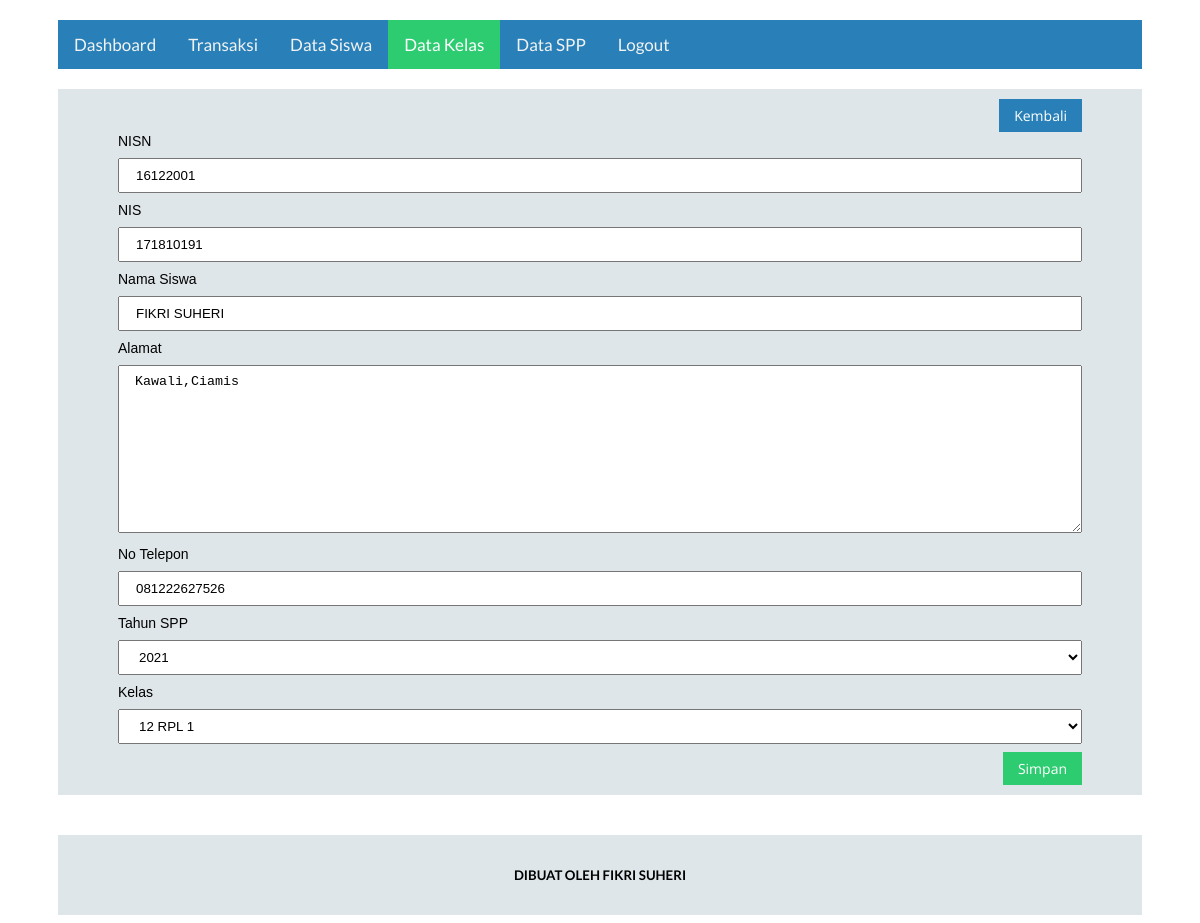
Screenshot of /admin/datasiswaedit.php?id=16122001 (signed in) with the database file from the repository.
### tables this page shows
CREATE TABLE `siswa` (
  `nisn` varchar(10) NOT NULL,
  `nis` varchar(10) NOT NULL,
  `nama` varchar(50) NOT NULL,
  `alamat` text NOT NULL,
  `no_telp` varchar(13) NOT NULL,
  `spp_id` int(11) NOT NULL,
  `kelas_id` int(11) NOT NULL
);

CREATE TABLE `spp` (
  `id_spp` int(11) NOT NULL,
  `tahun` varchar(4) NOT NULL,
  `nominal` int(11) NOT NULL
);

CREATE TABLE `kelas` (
  `id_kelas` int(11) NOT NULL,
  `nama_kelas` varchar(10) NOT NULL,
  `kompetensi_keahlian` varchar(100) NOT NULL
);

### admin/functions.php (called while the page is built, shortened)
<?php
function ambildata($conn,$query){
    $data = mysqli_query($conn,$query);
    while($row = mysqli_fetch_assoc($data)){
        $hasil[] = $row;
    }
    return $hasil;
}
function ambilsatubaris($conn,$query){
    $db = mysqli_query($conn,$query);
    return mysqli_fetch_assoc($db);
}
?>

### admin/datasiswaedit.php (the view, shortened to what this page needs)
<?php
require 'functions.php';
$dataspp = ambildata($conn,'SELECT * FROM spp');
$datakelas = ambildata($conn,'SELECT * FROM kelas');
if ($_GET['id']) {
    $query = 'SELECT * FROM siswa where nisn = ' . $_GET['id'];
    $data = ambilsatubaris($conn, $query);
}
?>
<!DOCTYPE html>
<html lang="en">
<head>
    <link rel="stylesheet" href="../assets/admin/style.css">
    <link rel="stylesheet" href="../assets/fikcss/fikcss.css">
</head>
<body>
    <?php require 'header.php' ?>
    <div class="container mt-1">
        <div class="bg-grey p-1">
            <div style="overflow: hidden" class="pr-5">
                <a href="javascript:void(0)" onclick="window.history.back()" class="button open-sans bg-blue" style="float:right">Kembali</a>
            </div>
            <div class="pl-5 pr-5 ov-hidden">
                <form action="" method="POST">
                    <label for="nisn">NISN</label>
                    <input type="text" name="nisn" id="nisn" value="<?= $data['nisn']?>" class="form-style" required>
                    <label for="nis">NIS</label>
                    <input type="text" name="nis" id="nis" value="<?= $data['nis']?>" class="form-style" required>
                    <label for="nama_kelas">Nama Siswa</label>
                    <input type="text" name="nama" id="nama" value="<?= $data['nama']?>" class="form-style" required>
                    <label for="alamat">Alamat</label>
                    <textarea name="alamat" id="alamat" rows="10" class="form-style"><?= $data['alamat']?></textarea>
                    <label for="no_telp">No Telepon</label>
                    <input type="text" name="no_telp" id="no_telp" value="<?= $data['no_telp']?>" class="form-style" required>
                    <label for="spp_id">Tahun SPP</label>
                    <select name="spp_id" id="spp_id" class="form-style">
                        <?php foreach ($dataspp as $spp) : ?>
                            <option value="<?= $spp['id_spp'] ?>" <?php if($spp['id_spp'] == $data['spp_id']){echo 'selected';}?>><?= $spp['tahun'] ?></option>
                        <?php endforeach ?>
                    </select>
                    <label for="spp_id">Kelas</label>
                    <select name="kelas_id" id="spp_id" class="form-style">
                        <?php foreach ($datakelas as $kelas) : ?>
                            <option value="<?= $kelas['id_kelas'] ?>" <?php if($kelas['id_kelas'] == $data['kelas_id']){echo 'selected';}?>><?= $kelas['nama_kelas'] ?></option>
                        <?php endforeach ?>
                    </select>
                    <button type="submit" name="submit" class="button open-sans bg-green" style="float:right">Simpan</button>
                </form>
            </div>
        </div>
    </div>
    <?php require 'footer.php' ?>
</body>
</html>

### assets/fikcss/fikcss.css (style rules this page uses)
label { font-family: sans-serif; font-size: 14px; }
.container { padding-left: 50px; padding-right: 50px; overflow: hidden; }
.mt-1 { margin-top: 20px; }
.p-1 { padding: 10px; }
.pl-5 { padding-left: 50px; }
.pr-5 { padding-right: 50px; }
.bg-blue { background-color: #2980b9; }
.bg-grey { background-color: #dfe6e9; }
.bg-green { background-color: #2ecc71; }
.open-sans { font-family: "Open Sans", sans-serif; }
.button { border: none; color: white; padding: 7px 15px; text-align: center; text-decoration: none; font-size: 14px; }
.form-style { width: 100%; padding: 8px 16px; margin: 8px 0; box-sizing: border-box; }
.ov-hidden { overflow: hidden; }

### rows the page displays
siswa: nisn "16122001", nis "171810191", nama "FIKRI SUHERI", alamat "Kawali,Ciamis", no_telp "081222627526", spp_id "2021", kelas_id "12 RPL 1"
